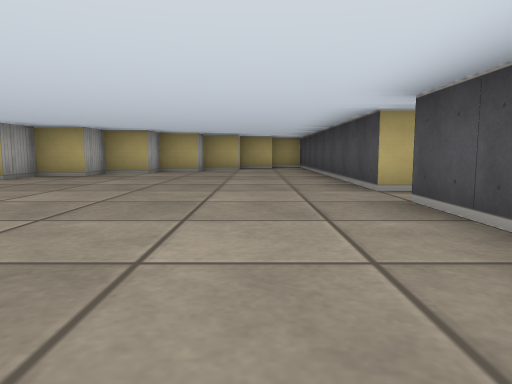
View 1 (above)

19 first-person views from a walk through a cub3D maze. The camera is about half as high as the walls, tilts 6° down and sees 70° across. The floor is counted in squares. Each view is taken from the middle of a square. On the plan, view 1 faces up. The plan holds only what a view shows up to about 9 squares ahead; the rest is blank.

View 2
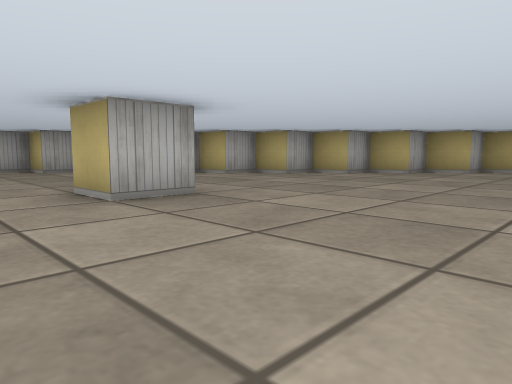

View 3
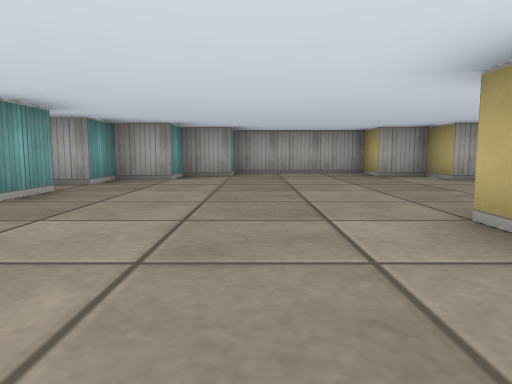

View 4
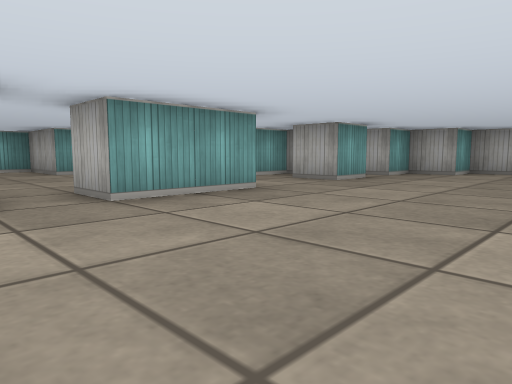

View 5
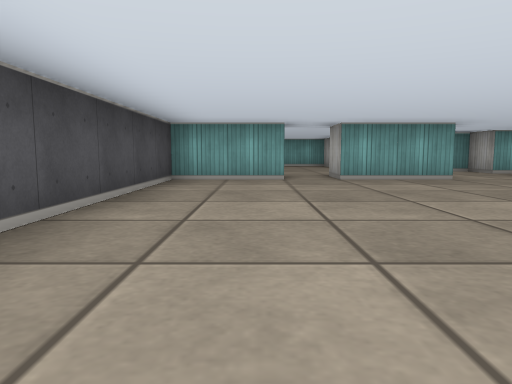

View 6
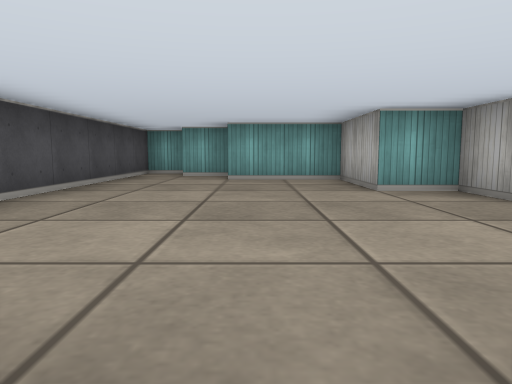

View 7
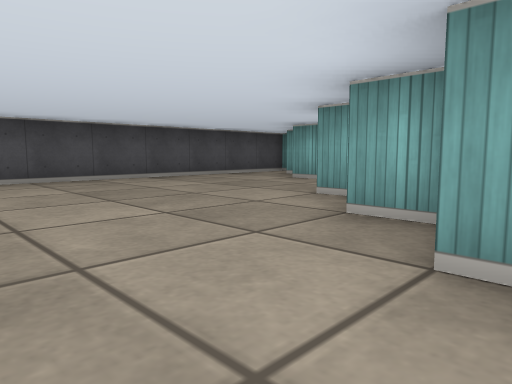

View 8
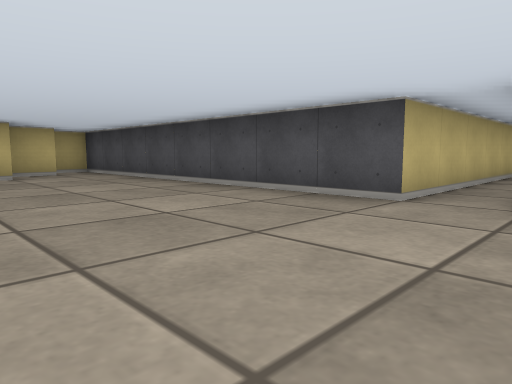

View 9
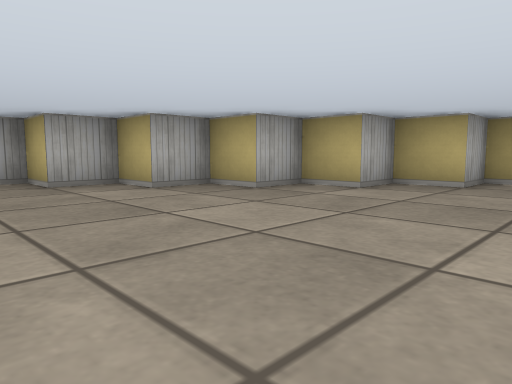

View 10
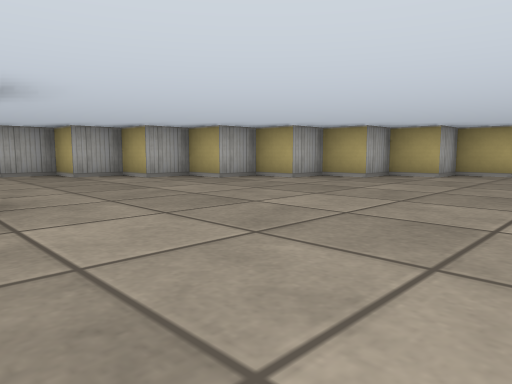

View 11
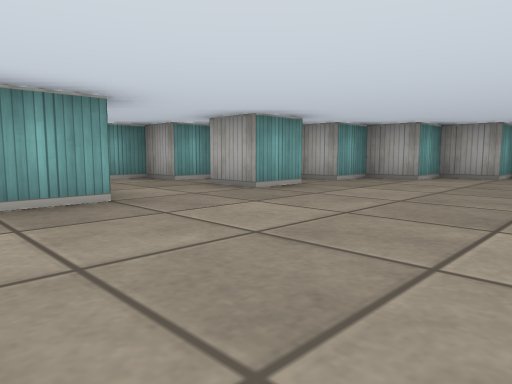

View 12
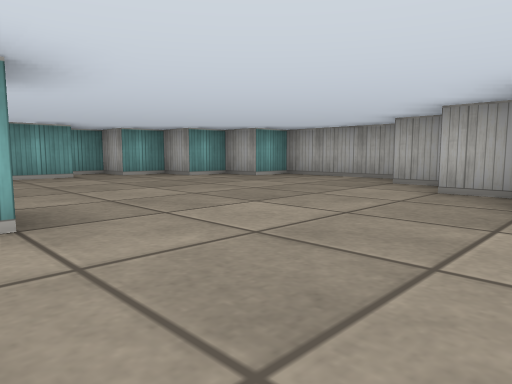

View 13
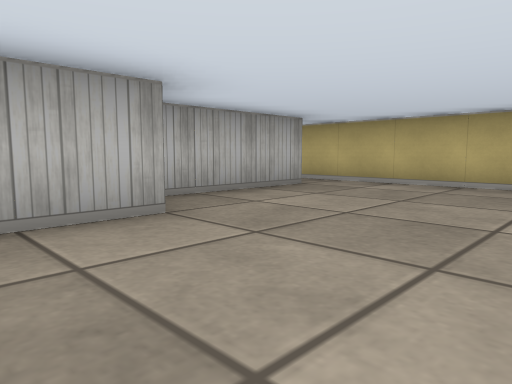

View 14
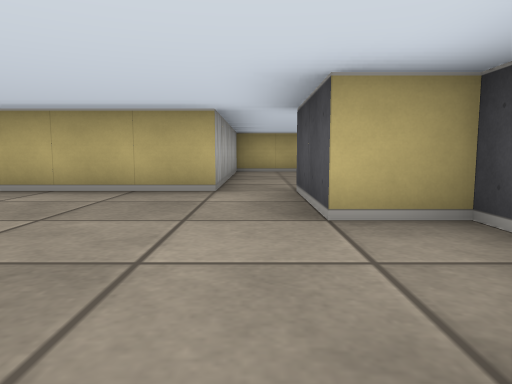

View 15
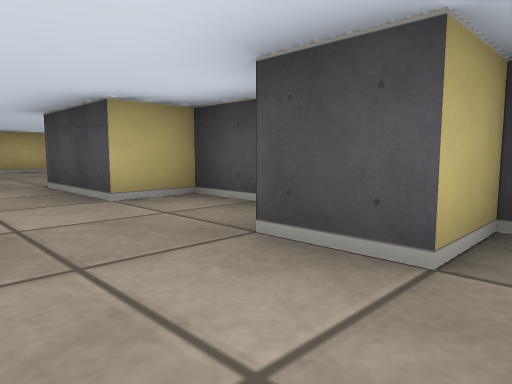

View 16
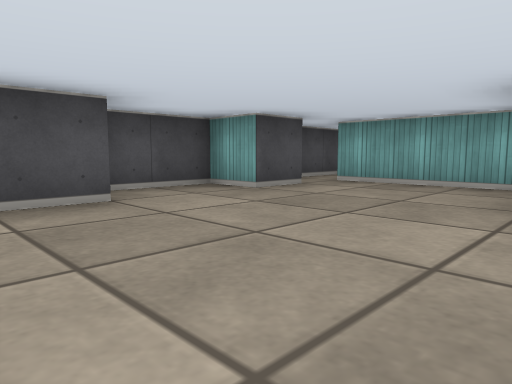

View 17
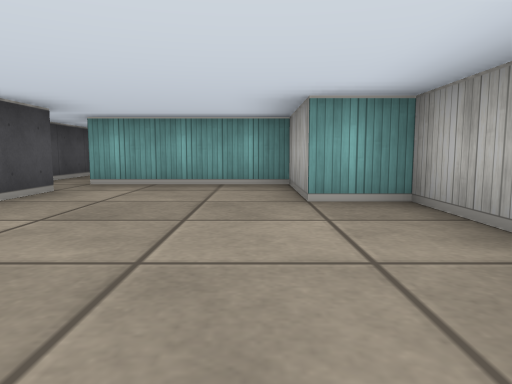

View 18
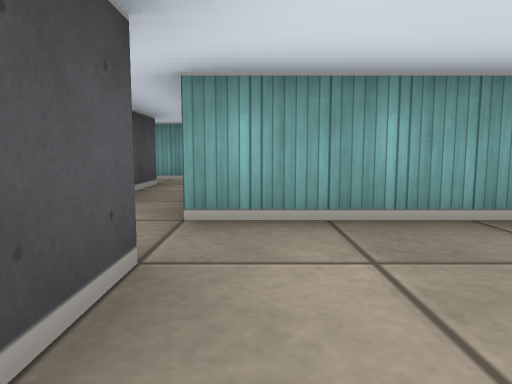

View 19
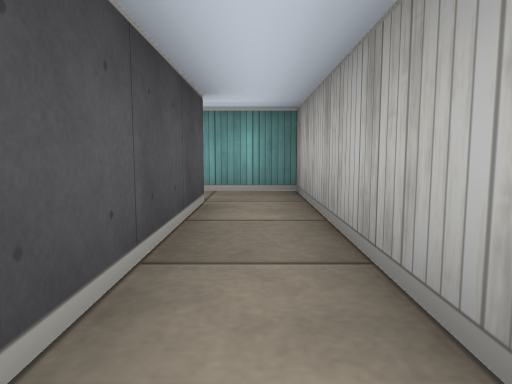

### Floor plan
Ten units are one square. View 1 is at (0, 0); x grows to the right and y downward. Boxes are objects, and circles mark ways between rooms. Rooms are numbered by the first view taken in them; rooms with no view inside come last. Other rooms are left out.
<svg viewBox="-110 -130 215 260">
<path fill="none" stroke="#000" d="M-35 -16 -35 -5 -45 -5M15 -45 15 -125 8 -125M-36 35 -15 35M-6 35 15 35 15 -35M-66 35 -55 35M-15 -95 -25 -95 -25 -85 -35 -85 -35 -75 -45 -75 -45 -65 -55 -65 -55 -55 -65 -55 -65 -45 -75 -45 -75 -35 -85 -35 -85 -25 -95 -25 -95 -15 -105 -15 -105 15 -95 15 -95 25 -85 25 -85 35 -75 35M-75 45 -68 45M6 -115 -4 -115M-42 75 -35 75 -35 85 -25 85 -25 105 -5 105M-15 35 -15 45M-65 55 -55 55 -55 65 -45 65M-5 115 5 115M-55 35 -55 45M6 125 15 125 15 61M45 -35 45 -5 55 -5 55 15 85 15M75 -45 15 -45M85 5 85 -5 95 -5 95 -25 85 -25 85 -45M85 15 85 55 99 55M95 45 95 5 85 5"/>
<circle cx="-10" cy="40" r="3" fill="#2a7"/>
<circle cx="-45" cy="40" r="3" fill="#2a7"/>
<circle cx="20" cy="-40" r="3" fill="#2a7"/>
<circle cx="90" cy="10" r="3" fill="#2a7"/>
<text x="-30" y="-20">1</text>
<text x="-20" y="70">2</text>
<text x="60" y="-20">3</text>
<text x="90" y="30">4</text>
</svg>
Room 1 opens to room 2. Room 1 opens to room 3. Room 3 opens to room 4.

Where each view was taken, in squares from view 1:
view 1: 0 up, 0 right, facing up
view 2: 1 down, 0 right, facing up-left
view 3: 1 down, 2 left, facing left
view 4: 0 up, 0 right, facing down-left
view 5: 3 up, 0 right, facing down
view 6: 4 down, 1 left, facing down
view 7: 5 down, 5 left, facing down-right
view 8: 3 up, 2 left, facing up-right
view 9: 2 up, 2 left, facing up-left
view 10: 1 up, 0 right, facing up-left
view 11: 0 up, 2 left, facing down-left
view 12: 4 up, 4 left, facing down-left
view 13: 1 down, 8 right, facing up-left
view 14: 0 up, 8 right, facing up
view 15: 1 down, 7 right, facing up-right
view 16: 4 up, 5 right, facing down-right
view 17: 4 up, 6 right, facing down
view 18: 1 up, 8 right, facing down
view 19: 1 down, 9 right, facing down
